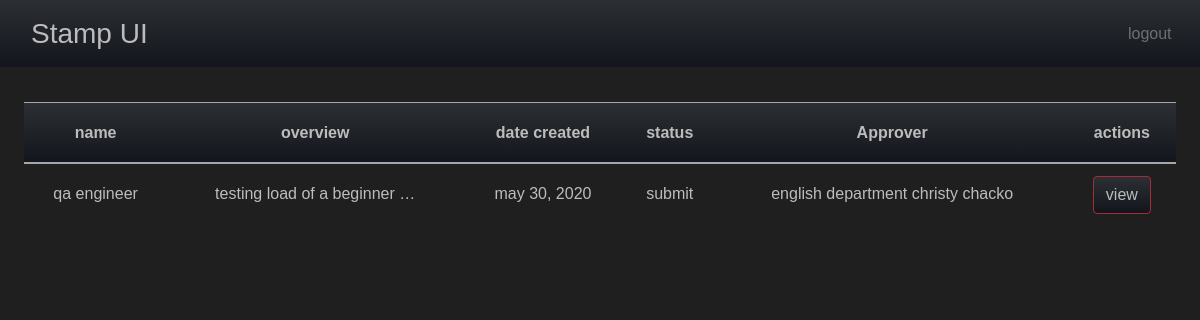
Page /my-planners (signed in) on the earlier database version.
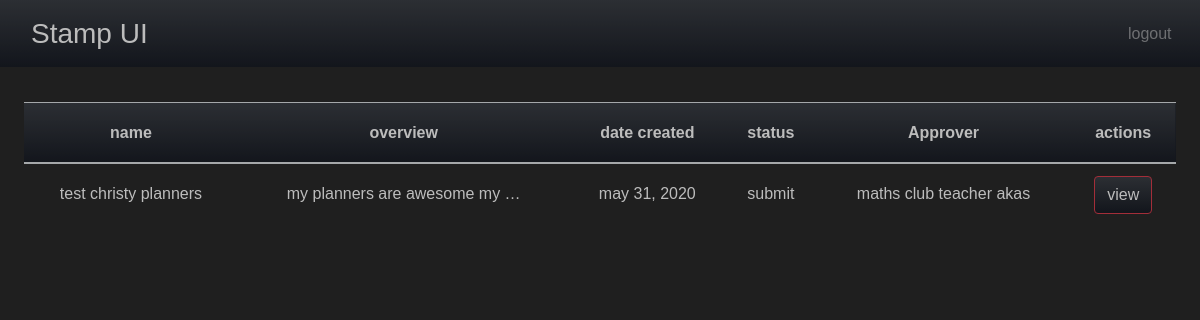
Same page on the later database version.
### teacher/models.py (models this page shows, shortened)
class planners(models.Model):
    IS_APPROVED = (
        ('submit', 'submit'),
        ('approved', 'approved'),
        ('resubmit', 'resubmit')
    )
    title = models.CharField(max_length=40)
    content = models.TextField()
    date_posted = models.DateTimeField(default=timezone.now)
    author = models.ForeignKey(teacher_details, on_delete=models.DO_NOTHING)
    approver = models.ForeignKey(department_head, on_delete=models.DO_NOTHING, null=True)
    status = models.CharField(max_length=18, choices=IS_APPROVED, default='submit')

class department_head(models.Model):
    department = models.OneToOneField(department, on_delete=models.DO_NOTHING)
    department_leader = models.ForeignKey(teacher_details, on_delete=models.DO_NOTHING)
    def __str__(self):
        return f'{self.department} {self.department_leader}'

class department(models.Model):
    name = models.CharField(max_length=25)
    def __str__(self):
        return self.name

class teacher_details(models.Model):
    GENDER = (
        ('M', 'MALE'),
        ('F', 'FEMALE'),
        ('O', 'OTHER')
    )
    first_name = models.CharField(max_length=25)
    last_name = models.CharField(max_length=25)
    emp_code = models.CharField(max_length=10, unique=True)
    mobile = models.CharField(max_length=10)
    email = models.EmailField(unique=True)
    date_of_joining = models.DateField(null = True)
    gender = models.CharField(max_length=2, choices=GENDER)
    adress = models.CharField(max_length=25)
    adress2 = models.CharField(max_length=25)
    city = models.CharField(max_length=25)
    state = models.CharField(max_length=25, default='New Delhi')
    pincode = models.CharField(max_length=8)
    user_name = models.ForeignKey(User, on_delete = models.DO_NOTHING, null=True)
    def __str__(self):
        return f'{self.first_name} {self.last_name}'

### teacher/views.py (the view)
# urls.py: path('my-planners', views.my_planners,name='my-planners' ),
def my_planners(request):
    teacher = teacher_details.objects.filter(user_name=request.user)[0]
    my_planners = planners.objects.filter(author=teacher)
    context = {
        'my_planners': my_planners
    }
    return render(request, 'teacher/my-planners.html', context)

### teacher/templates/teacher/my-planners.html
{% extends "teacher/base.html" %} {% load crispy_forms_tags %} {% block content %}
<section class="my-planners table-responsive">
    <table class="table">
        <thead class="text-center bg-gradient-primary text-white">
            <tr>
                <th>name</th>
                <th>overview</th>
                <th>date created</th>
                <th>status</th>
                <th>Approver</th>
                <th>actions</th>
            </tr>
        </thead>
        <tbody class="text-center text-lowercase text-justify text-white">
            {% for planner in my_planners %}
            <tr>
                <td> {{ planner.title }}</td>
                <td> {{ planner.content| truncatewords:5 }} </td>
                <td> {{ planner.date_posted|date:"F d, Y" }} </td>
                <td> {{ planner.status }}</td>
                <td> {{ planner.approver}} </td>
                <td>
                    <a href="{% url 'my-planner-details' planner.id %}" class=" btn btn-danger rounded bg-gradient-primary text-white my-options">
                        View
                    </a>
                </td>
            </tr>
            {% endfor %}
        </tbody>
    </table>
</section>
{% endblock content %}

Differences in the rows shown:
removed planners: title "qa engineer", content "testing load of a beginner …", date_posted "may 30, 2020", status "submit", approver "english department christy chacko"
added planners: title "test christy planners", content "my planners are awesome my …", date_posted "may 31, 2020", status "submit", approver "maths club teacher akas"
